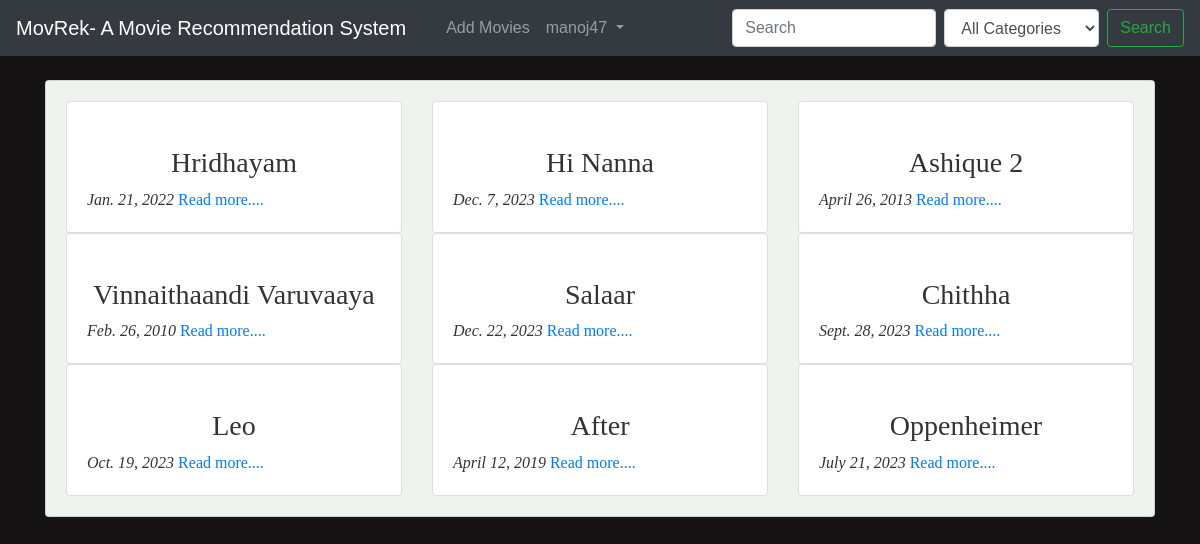
Screenshot of / (signed in) with the database file from the repository.
### main/models.py (models this page shows, shortened)
class Movie(models.Model):
    title = models.CharField(max_length=255)
    description = models.TextField()
    actors = models.ManyToManyField('Actor', related_name='movies', blank=True)
    release_date = models.DateField()
    category = models.ForeignKey('Category', on_delete=models.SET_NULL, null=True, blank=True)
    trailer_link = models.URLField(blank=True)
    image = models.URLField(default=None, null=True)
    averageRating= models.FloatField(default=0)
    user = models.ForeignKey(User, on_delete=models.CASCADE)

### main/views.py (the view)
# urls.py: path('',views.home,name="home"),
def home(request):
    query = request.GET.get("title")
    category_id = request.GET.get("category")
    allMovies = Movie.objects.all()
    if query:
        allMovies = allMovies.filter(title__icontains=query)
    if category_id:
        allMovies = allMovies.filter(category_id=category_id)
    categories = Category.objects.all()
    context = {
        "movies": allMovies,
        "categories": categories,
    }
    return render(request, 'main/index.html', context)

### main/templates/main/index.html (shortened to what this page needs)
{% extends 'main/base.html' %}
{% block content %}
<div class="container">
  <br>
  <div class="card" id="backdrop">
    <div class="card-body">
      <div class="row">
        {% for movie in movies %}
        <div class="col-md-4">
          <div class="card">
            <div class="card-body">
              <h3 class="text-center">{{ movie.title }}</h3>
                <i class="text-center">{{ movie.release_date }}</i>
              <a href="{% url 'main:details' movie.id %}">Read more....</a>
            </div>
          </div>
        </div>
        {% endfor %}
  </div>
</div>
{% endblock %}

### main/templates/main/base.html (shortened to what this page needs)
<!DOCTYPE html>
<html lang="en">
<head>
    <link rel="stylesheet" href="https://cdn.jsdelivr.net/npm/bootstrap@4.5.3/dist/css/bootstrap.min.css">
    {% load static %}
    <link rel="stylesheet" href="{% static 'css/main.css' %}">
</head>
<body>
<nav class="navbar navbar-expand-lg navbar-dark bg-dark white-text">
    <a class="navbar-brand" href="{% url 'main:home' %}" class="">MovRek- A Movie Recommendation System</a>
    <div class="collapse navbar-collapse" id="navbarSupportedContent">
        <ul class="navbar-nav mr-auto">
            <li class="nav-item active">
                <a class="nav-link" href="{% url 'main:home' %}"><span class="sr-only">(current)</span></a>
            </li>
            <li class="nav-item">
                <a class="nav-link" href="{% url 'main:add_movies' %}">Add Movies</a>
            </li>
            {% if user.is_authenticated %}
                <li class="nav-item dropdown">
                    <a class="nav-link dropdown-toggle" href="#" id="navbarDropdown" role="button" data-toggle="dropdown" aria-haspopup="true" aria-expanded="false">
                        {{ user.username }}
                    </a>
                </li>
            {% endif %}
        </ul>
        <form class="form-inline my-2 my-lg-0" method="GET" action="{% url 'main:home' %}">
            <input class="form-control mr-sm-2" type="search" placeholder="Search" aria-label="Search" name="title">
            <select class="form-control mr-sm-2" name="category">
                <option value="" selected>All Categories</option>
            </select>
            <button class="btn btn-outline-success my-2 my-sm-0" type="submit">Search</button>
        </form>
    </div>
</nav>
    {% block content %}
    {% endblock content %}
  </body>
</html>

### main/static/css/main.css (style rules this page uses)
body { background-color: #151313; font-family: 'Helvetica', Arial, sans-serif; color: #ffffff; }
#backdrop { background-color: #eef3ef; font-family: 'Georgia', 'Times New Roman', serif; color: #333333; }

### rows the page displays
Movie: title "Hridhayam", release_date "Jan. 21, 2022"
Movie: title "Hi Nanna", release_date "Dec. 7, 2023"
Movie: title "Ashique 2", release_date "April 26, 2013"
Movie: title "Vinnaithaandi Varuvaaya", release_date "Feb. 26, 2010"
Movie: title "Salaar", release_date "Dec. 22, 2023"
Movie: title "Chithha", release_date "Sept. 28, 2023"
Movie: title "Leo", release_date "Oct. 19, 2023"
Movie: title "After", release_date "April 12, 2019"
Movie: title "Oppenheimer", release_date "July 21, 2023"

### other values shown
{{ user.username }} "manoj47"
